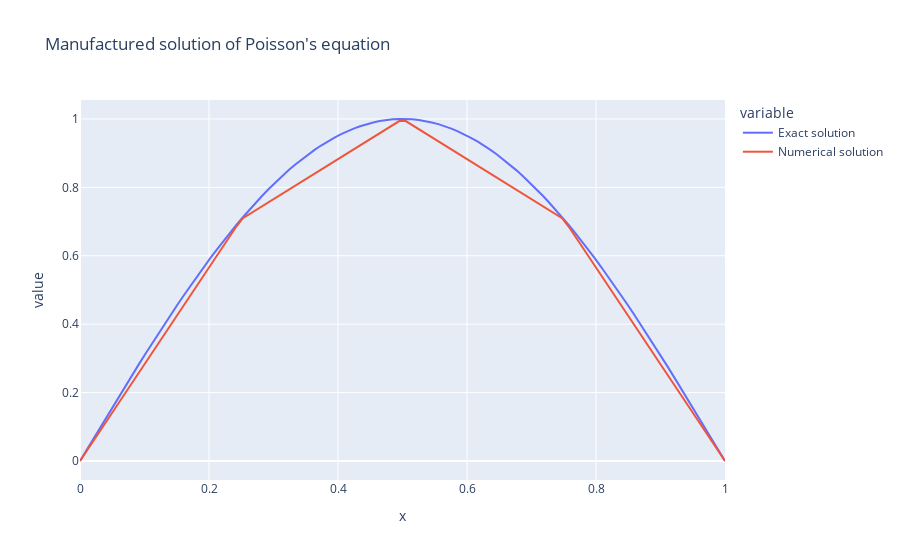

Notebook code for this chart:
### Code cell
import plotly.express as px

# Convert mesh coordinates and solutions to DataFrame for Plotly Express
import pandas as pd
data = pd.DataFrame({'x': points,
                     'Exact solution': [u_exact(x) for x in points],
                     'Numerical solution': [u_sol(x) for x in points]})

# Create a Plotly Express figure
fig = px.line(data, x='x', y=['Exact solution', 'Numerical solution'], title='Manufactured solution of Poisson\'s equation')

# Show the Plotly Express figure
fig.show()
